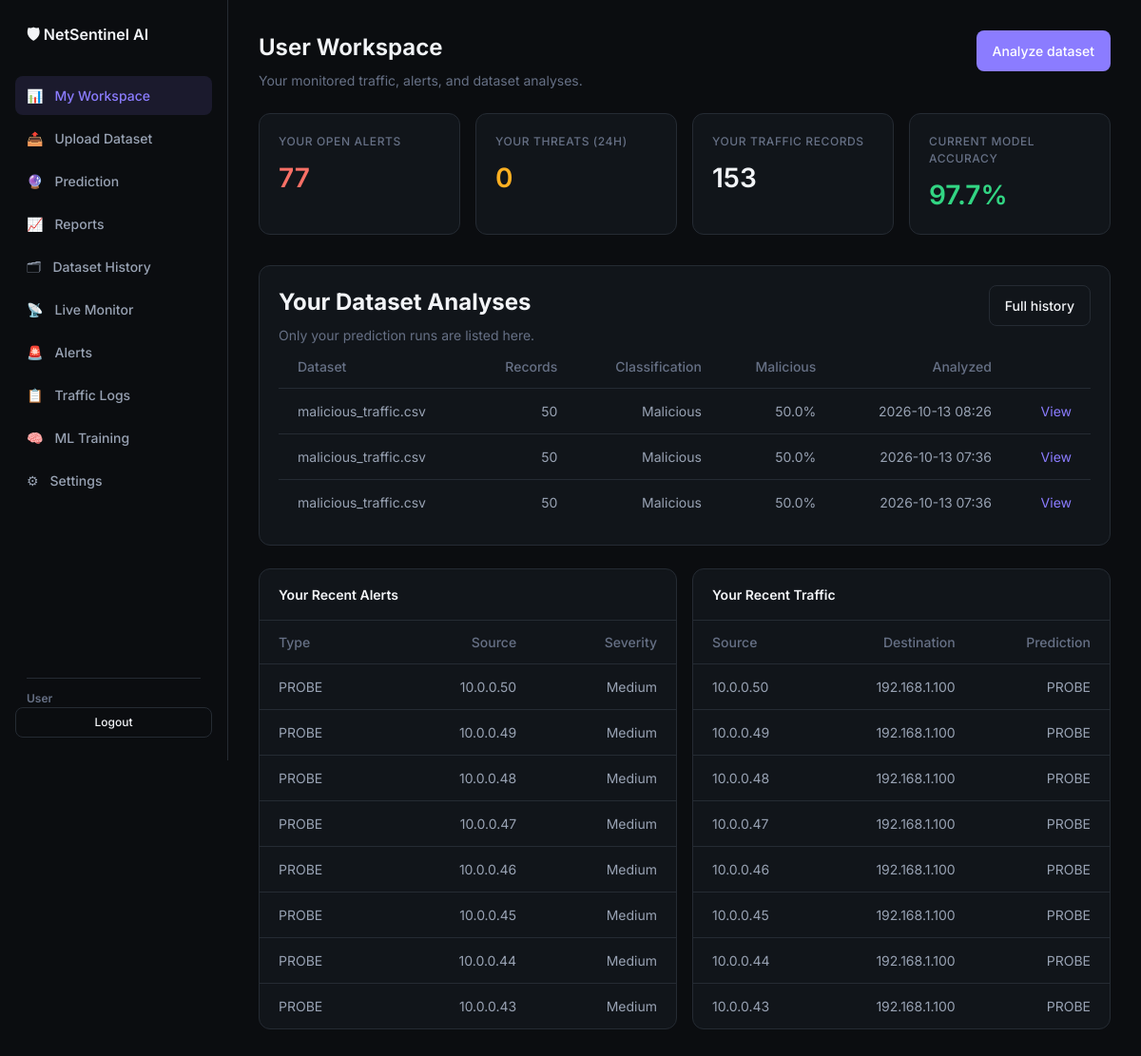
Page /dashboard/ (signed in) on the committed database.
### ids/models.py (models this page shows, shortened)
class UserProfile(models.Model):
    ROLE_CHOICES = [
        ("admin", "Administrator"),
        ("user", "User"),
    ]
    user = models.OneToOneField(User, on_delete=models.CASCADE, related_name="profile")
    role = models.CharField(max_length=20, choices=ROLE_CHOICES, default="user")

class PredictionRun(models.Model):
    CLASS_CHOICES = [
        ("malicious", "Malicious"),
        ("normal", "Normal"),
    ]
    user = models.ForeignKey(User, on_delete=models.CASCADE, related_name="prediction_runs")
    input_filename = models.CharField(max_length=255)
    total_records = models.PositiveIntegerField(default=0)
    overall_class = models.CharField(max_length=20, choices=CLASS_CHOICES)
    confidence_score = models.FloatField(help_text="Dominant class percentage (0-100)")
    malicious_percent = models.FloatField(default=0.0)
    normal_percent = models.FloatField(default=0.0)
    model_name = models.CharField(max_length=64, default="Random Forest")
    feature_importance = models.JSONField(default=list)
    traffic_summary = models.JSONField(default=dict)
    results = models.JSONField(default=list)
    created_at = models.DateTimeField(auto_now_add=True)
    class Meta:
        ordering = ["-created_at"]

class Alert(models.Model):
    SEVERITY_CHOICES = [
        ("low", "Low"),
        ("medium", "Medium"),
        ("high", "High"),
        ("critical", "Critical"),
    ]
    attack_type = models.CharField(max_length=50)
    severity = models.CharField(max_length=20, choices=SEVERITY_CHOICES, default="medium")
    source_ip = models.GenericIPAddressField()
    dest_ip = models.GenericIPAddressField(null=True, blank=True)
    confidence = models.FloatField(default=0.0)
    is_resolved = models.BooleanField(default=False)
    created_at = models.DateTimeField(auto_now_add=True)
    user = models.ForeignKey(User, on_delete=models.SET_NULL, null=True, blank=True, related_name="security_alerts")
    class Meta:
        ordering = ["-created_at"]

class TrafficLog(models.Model):
    source_ip = models.GenericIPAddressField()
    dest_ip = models.GenericIPAddressField()
    protocol = models.CharField(max_length=10, default="TCP")
    duration = models.FloatField(default=0.0)
    src_bytes = models.IntegerField(default=0)
    dst_bytes = models.IntegerField(default=0)
    prediction = models.CharField(max_length=50, default="normal")
    confidence = models.FloatField(default=0.0)
    created_at = models.DateTimeField(auto_now_add=True)
    user = models.ForeignKey(User, on_delete=models.SET_NULL, null=True, blank=True, related_name="traffic_logs")
    class Meta:
        ordering = ["-created_at"]

### ids/views.py (the view, shortened to what this page needs)
# urls.py: path("dashboard/", views.dashboard, name="dashboard"),
@login_required
def dashboard(request):
    data = _chart_data(request.user)
    recent_alerts = _owned(Alert.objects.all(), request.user)[:8]
    recent_logs = _owned(TrafficLog.objects.all(), request.user)[:8]
    recent_runs = _user_prediction_runs(request.user)[:5]
    return render(
        request,
        "ids/researcher_dashboard.html",
        {
            "charts": json.dumps(data),
            "recent_alerts": recent_alerts,
            "recent_logs": recent_logs,
            "recent_runs": recent_runs,
            **data,
        },
    )

### ids/views.py (called while the page is built)
def _is_admin(user):
    return user.is_superuser or getattr(getattr(user, "profile", None), "role", None) == "admin"

def _owned(queryset, user):
    return queryset if _is_admin(user) else queryset.filter(user=user)

def _user_prediction_runs(user):
    runs = PredictionRun.objects.all()
    return runs if _is_admin(user) else runs.filter(user=user)

### templates/ids/researcher_dashboard.html (shortened to what this page needs)
{% extends "ids/base.html" %}
{% block content %}
<div class="page-header">
  <div>
    <h1>User Workspace</h1>
    <p class="page-subtitle">Your monitored traffic, alerts, and dataset analyses.</p>
  </div>
  <a class="btn btn-primary" href="{% url 'predict_upload' %}">Analyze dataset</a>
</div>
<div class="stats-grid">
  <div class="stat-card"><div class="stat-label">Your Open Alerts</div><div class="stat-value danger">{{ total_alerts }}</div></div>
  <div class="stat-card"><div class="stat-label">Your Threats (24h)</div><div class="stat-value warning">{{ threats_today }}</div></div>
  <div class="stat-card"><div class="stat-label">Your Traffic Records</div><div class="stat-value">{{ total_logs }}</div></div>
  <div class="stat-card"><div class="stat-label">Current Model Accuracy</div><div class="stat-value success">{{ model_accuracy }}%</div></div>
</div>
<div class="chart-card" style="margin-top:1.5rem">
  <div class="page-header" style="margin-bottom:0">
    <div><h2>Your Dataset Analyses</h2><p class="page-subtitle">Only your prediction runs are listed here.</p></div>
    <a class="btn btn-outline" href="{% url 'dataset_history' %}">Full history</a>
  </div>
  <div class="table-scroll">
    <table>
      <thead><tr><th>Dataset</th><th>Records</th><th>Classification</th><th>Malicious</th><th>Analyzed</th><th></th></tr></thead>
      <tbody>
        {% for run in recent_runs %}
        <tr>
          <td>{{ run.input_filename }}</td><td>{{ run.total_records }}</td>
          <td>{{ run.get_overall_class_display }}</td><td>{{ run.malicious_percent|floatformat:1 }}%</td>
          <td>{{ run.created_at|date:"Y-m-d H:i" }}</td><td><a href="{% url 'predict_result' pk=run.pk %}">View</a></td>
        </tr>
        {% empty %}<tr><td colspan="6">No analyses yet. Upload a dataset to begin.</td></tr>{% endfor %}
      </tbody>
    </table>
  </div>
</div>
<div class="charts-grid" style="margin-top:1.5rem">
  <div class="table-card">
    <h3>Your Recent Alerts</h3>
    <table><thead><tr><th>Type</th><th>Source</th><th>Severity</th></tr></thead>
      <tbody>{% for alert in recent_alerts %}<tr><td>{{ alert.attack_type|upper }}</td><td>{{ alert.source_ip }}</td><td>{{ alert.severity|title }}</td></tr>{% empty %}<tr><td colspan="3">No alerts for your account.</td></tr>{% endfor %}</tbody>
    </table>
  </div>
  <div class="table-card">
    <h3>Your Recent Traffic</h3>
    <table><thead><tr><th>Source</th><th>Destination</th><th>Prediction</th></tr></thead>
      <tbody>{% for log in recent_logs %}<tr><td>{{ log.source_ip }}</td><td>{{ log.dest_ip }}</td><td>{{ log.prediction|upper }}</td></tr>{% empty %}<tr><td colspan="3">No traffic records for your account.</td></tr>{% endfor %}</tbody>
    </table>
  </div>
</div>
{% endblock %}

### templates/ids/base.html (shortened to what this page needs)
{% load static %}
<!DOCTYPE html>
<html lang="en">
<head>
  <link rel="stylesheet" href="{% static 'css/style.css' %}">
</head>
<body>
  <div class="layout">
    <aside class="sidebar">
      <div class="logo">🛡 NetSentinel AI</div>
      <ul class="nav">
        <li><a href="{% url 'dashboard' %}"
            class="{% if request.resolver_match.url_name == 'dashboard' %}active{% endif %}">📊 <span>{% if user.is_superuser or user.profile.role == 'admin' %}Admin Overview{% else %}My Workspace{% endif %}</span></a></li>
        <li><a href="{% url 'predict_upload' %}"
            class="{% if request.resolver_match.url_name == 'predict_upload' %}active{% endif %}">📤 <span>Upload
              Dataset</span></a></li>
        <li><a href="{% url 'predict_result' %}"
            class="{% if request.resolver_match.url_name == 'predict_result' %}active{% endif %}">🔮
            <span>Prediction</span></a></li>
        <li><a href="{% url 'reports' %}"
            class="{% if request.resolver_match.url_name == 'reports' %}active{% endif %}">📈 <span>Reports</span></a>
        </li>
        <li><a href="{% url 'dataset_history' %}"
            class="{% if request.resolver_match.url_name == 'dataset_history' %}active{% endif %}">🗂 <span>Dataset
              History</span></a></li>
        <li><a href="{% url 'monitor' %}"
            class="{% if request.resolver_match.url_name == 'monitor' %}active{% endif %}">📡 <span>Live
              Monitor</span></a></li>
        <li><a href="{% url 'alerts' %}"
            class="{% if request.resolver_match.url_name == 'alerts' %}active{% endif %}">🚨 <span>Alerts</span></a>
        </li>
        <li><a href="{% url 'logs' %}" class="{% if request.resolver_match.url_name == 'logs' %}active{% endif %}">📋
            <span>Traffic Logs</span></a></li>
        <li><a href="{% url 'train' %}" class="{% if request.resolver_match.url_name == 'train' %}active{% endif %}">🧠
            <span>ML Training</span></a></li>
        <li><a href="{% url 'settings' %}"
            class="{% if request.resolver_match.url_name == 'settings' %}active{% endif %}">⚙ <span>Settings</span></a>
        </li>
      </ul>
      <div class="sidebar-role">{% if user.is_superuser %}Administrator{% else %}{{ user.profile.get_role_display|default:"User" }}{% endif %}</div>
      <a href="{% url 'logout' %}" class="btn btn-outline btn-sm sidebar-logout">Logout</a>
    </aside>
    <main class="main">
      {% block content %}{% endblock %}
    </main>
  </div>
</body>
</html>

### static/css/style.css (style rules this page uses)
:root { --bg: #0B0D10; --surface: #11151A; --surface-elevated: #171C22; --surface-subtle: #1B2128; --border: #252B33; --text-primary: #F2F4F7; --text-secondary: #98A2B3; --text-muted: #667085; --primary: #8B7CFF; --primary-hover: #A196FF; --primary-subtle: rgba(139, 124, 255, 0.12); --success: #32D583; --success-subtle: rgba(50, 213, 131, 0.12); --warning: #FDB022; --warning-subtle: rgba(253, 176, 34, 0.12); --error: #F97066; --error-subtle: rgba(249, 112, 102, 0.12); --info: #53B1FD; --info-subtle: rgba(83, 177, 253, 0.12); --surface2: var(--surface-subtle); --text: var(--text-primary); --muted: var(--text-muted); --accent: var(--primary); --accent2: var(--primary-hover); --danger: var(--error); --critical: var(--error); }
* { box-sizing: border-box; margin: 0; padding: 0; }
body { font-family: "Inter", system-ui, -apple-system, sans-serif; background: var(--bg); color: var(--text-primary); min-height: 100vh; line-height: 1.5; }
a { color: var(--primary); text-decoration: none; }
.layout { display: flex; min-height: 100vh; }
.sidebar { width: 240px; background: var(--bg); border-right: 1px solid var(--border); padding: 24px 16px; display: flex; flex-direction: column; position: fixed; height: 100vh; z-index: 10; }
.logo { font-size: 16px; font-weight: 600; color: var(--text-primary); margin-bottom: 32px; padding: 0 12px; display: flex; align-items: center; gap: 8px; }
.nav { list-style: none; flex: 1; }
.nav li { margin-bottom: 4px; }
.nav a { display: flex; align-items: center; gap: 12px; padding: 10px 12px; border-radius: 8px; color: var(--text-secondary); text-decoration: none; font-size: 14px; font-weight: 500; transition: all 150ms ease-out; }
.nav a.active { background: var(--primary-subtle); color: var(--primary); }
.main { flex: 1; margin-left: 240px; padding: 32px; }
.stat-card, .chart-card, .table-card, .upload-panel, .monitor-panel, .prediction-summary, .traffic-tile, .auth-card { background: var(--surface); border: 1px solid var(--border); border-radius: 12px; }
.stats-grid { display: grid; grid-template-columns: repeat(auto-fit, minmax(200px, 1fr)); gap: 16px; margin-bottom: 32px; }
.stat-card { padding: 20px; position: relative; overflow: hidden; }
.stat-label { color: var(--text-muted); font-size: 12px; font-weight: 500; text-transform: uppercase; letter-spacing: 0.05em; }
.stat-value { font-size: 28px; font-weight: 600; margin-top: 8px; color: var(--text-primary); }
.stat-value.danger { color: var(--error); }
.stat-value.success { color: var(--success); }
.stat-value.warning { color: var(--warning); }
.charts-grid { display: grid; grid-template-columns: repeat(2, 1fr); gap: 16px; margin-bottom: 32px; }
.chart-card { padding: 20px; }
.table-card { margin-bottom: 32px; overflow: hidden; }
.table-card h3, .table-card-head h3 { padding: 16px 20px; font-size: 14px; border-bottom: 1px solid var(--border); color: var(--text-primary); font-weight: 600; margin: 0; }
table { width: 100%; border-collapse: collapse; }
th, td { padding: 12px 20px; text-align: left; font-size: 14px; }
th { color: var(--text-muted); font-weight: 500; border-bottom: 1px solid var(--border); height: 44px; }
td { border-bottom: 1px solid var(--border); height: 48px; color: var(--text-secondary); text-align: right; }
th { text-align: right; }
th:first-child, td:first-child { text-align: left; }
tr:last-child td { border-bottom: none; }
.btn { display: inline-flex; align-items: center; justify-content: center; gap: 8px; padding: 10px 16px; border-radius: 8px; border: 1px solid transparent; cursor: pointer; font-size: 14px; font-weight: 500; transition: all 150ms ease-out; text-decoration: none; }
.btn-primary { background: var(--primary); color: #FFFFFF; }
.btn-outline { background: transparent; border: 1px solid var(--border); color: var(--text-primary); }
.btn-sm { padding: 6px 12px; font-size: 12px; }
.page-header { display: flex; justify-content: space-between; align-items: flex-start; gap: 16px; margin-bottom: 24px; }
.page-header h1 { font-size: 24px; font-weight: 650; color: var(--text-primary); }
.page-subtitle { color: var(--text-muted); font-size: 14px; margin-top: 6px; max-width: 670px; }
.sidebar-logout { margin-top: auto; }
.sidebar-role { margin: 12px 12px 0; padding-top: 12px; border-top: 1px solid var(--border); color: var(--text-muted); font-size: 12px; font-weight: 600; }

### rows in the picture
PredictionRun: input_filename "malicious_traffic.csv", total_records "50", overall_class "Malicious", malicious_percent "50.0", created_at "2026-10-13 08:26"
PredictionRun: input_filename "malicious_traffic.csv", total_records "50", overall_class "Malicious", malicious_percent "50.0", created_at "2026-10-13 07:36"
PredictionRun: input_filename "malicious_traffic.csv", total_records "50", overall_class "Malicious", malicious_percent "50.0", created_at "2026-10-13 07:36"
Alert: attack_type "PROBE", source_ip "10.0.0.50", severity "Medium"
Alert: attack_type "PROBE", source_ip "10.0.0.49", severity "Medium"
Alert: attack_type "PROBE", source_ip "10.0.0.48", severity "Medium"
Alert: attack_type "PROBE", source_ip "10.0.0.47", severity "Medium"
Alert: attack_type "PROBE", source_ip "10.0.0.46", severity "Medium"
Alert: attack_type "PROBE", source_ip "10.0.0.45", severity "Medium"
Alert: attack_type "PROBE", source_ip "10.0.0.44", severity "Medium"
Alert: attack_type "PROBE", source_ip "10.0.0.43", severity "Medium"
TrafficLog: source_ip "10.0.0.50", dest_ip "192.168.1.100", prediction "PROBE"
TrafficLog: source_ip "10.0.0.49", dest_ip "192.168.1.100", prediction "PROBE"
TrafficLog: source_ip "10.0.0.48", dest_ip "192.168.1.100", prediction "PROBE"
TrafficLog: source_ip "10.0.0.47", dest_ip "192.168.1.100", prediction "PROBE"
TrafficLog: source_ip "10.0.0.46", dest_ip "192.168.1.100", prediction "PROBE"
TrafficLog: source_ip "10.0.0.45", dest_ip "192.168.1.100", prediction "PROBE"
TrafficLog: source_ip "10.0.0.44", dest_ip "192.168.1.100", prediction "PROBE"
TrafficLog: source_ip "10.0.0.43", dest_ip "192.168.1.100", prediction "PROBE"

### other values in the picture
{{ user.profile.get_role_display|default:"User" }} "User"
{{ total_alerts }} "77"
{{ threats_today }} "0"
{{ total_logs }} "153"
{{ model_accuracy }} "97.7"
